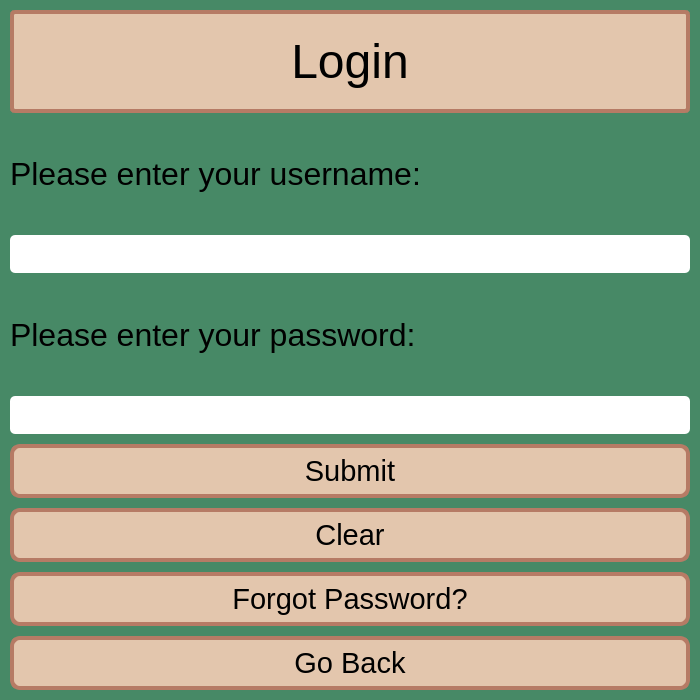
<?xml version="1.0" encoding="UTF-8"?>
<ui version="4.0">
 <class>LoginWindow</class>
 <widget class="QMainWindow" name="LoginWindow">
  <property name="geometry">
   <rect>
    <x>0</x>
    <y>0</y>
    <width>700</width>
    <height>700</height>
   </rect>
  </property>
  <property name="minimumSize">
   <size>
    <width>600</width>
    <height>600</height>
   </size>
  </property>
  <property name="windowTitle">
   <string>Login</string>
  </property>
  <property name="styleSheet">
   <string notr="true">QWidget {
	background-color: rgb(71, 137, 102);
}

#lblWindowTitle {
	background-color: rgb(227, 198, 173);
	border-width: 4px;
	border-radius: 10px;
	border-style: solid;
	border-color: rgb(182, 123, 101);
	min-width: 10em;
	padding: 6px;
	border-radius: 5px;
}

QLineEdit {
	background-color: rgb(255,255,255);
	border-radius: 5px
}

QPushButton {
	background-color: rgb(227, 198, 173);
	border-style: solid;
	border-width: 4px;
	border-radius: 10px;
	border-color: rgb(182, 123, 101);
	min-width: 10em;
	padding: 6px;
}

QPushButton:Hover {
	background-color: rgb(115, 167, 136);
	border-color: rgb(19, 94, 70);
}

QPushButton:pressed {
	background-color: rgb(125, 179, 147);
	border-color: rgb(19, 94, 70);
}</string>
  </property>
  <widget class="QWidget" name="centralwidget">
   <layout class="QVBoxLayout" name="verticalLayout">
    <property name="spacing">
     <number>10</number>
    </property>
    <property name="leftMargin">
     <number>10</number>
    </property>
    <property name="topMargin">
     <number>10</number>
    </property>
    <property name="rightMargin">
     <number>10</number>
    </property>
    <property name="bottomMargin">
     <number>10</number>
    </property>
    <item>
     <widget class="QLabel" name="lblWindowTitle">
      <property name="font">
       <font>
        <family>MS UI Gothic</family>
        <pointsize>36</pointsize>
       </font>
      </property>
      <property name="styleSheet">
       <string notr="true"/>
      </property>
      <property name="text">
       <string>Login</string>
      </property>
      <property name="scaledContents">
       <bool>false</bool>
      </property>
      <property name="alignment">
       <set>Qt::AlignCenter</set>
      </property>
      <property name="indent">
       <number>-3</number>
      </property>
     </widget>
    </item>
    <item>
     <widget class="QLabel" name="lblUsername">
      <property name="font">
       <font>
        <family>MS UI Gothic</family>
        <pointsize>24</pointsize>
       </font>
      </property>
      <property name="styleSheet">
       <string notr="true"/>
      </property>
      <property name="text">
       <string>Please enter your username:</string>
      </property>
      <property name="scaledContents">
       <bool>false</bool>
      </property>
      <property name="indent">
       <number>-3</number>
      </property>
     </widget>
    </item>
    <item>
     <widget class="QLineEdit" name="usernameInput">
      <property name="font">
       <font>
        <family>MS UI Gothic</family>
        <pointsize>24</pointsize>
       </font>
      </property>
     </widget>
    </item>
    <item>
     <widget class="QLabel" name="lblPassword">
      <property name="font">
       <font>
        <family>MS UI Gothic</family>
        <pointsize>24</pointsize>
       </font>
      </property>
      <property name="styleSheet">
       <string notr="true"/>
      </property>
      <property name="text">
       <string>Please enter your password:</string>
      </property>
      <property name="scaledContents">
       <bool>false</bool>
      </property>
      <property name="indent">
       <number>-3</number>
      </property>
     </widget>
    </item>
    <item>
     <widget class="QLineEdit" name="passInput">
      <property name="font">
       <font>
        <family>MS UI Gothic</family>
        <pointsize>24</pointsize>
       </font>
      </property>
      <property name="echoMode">
       <enum>QLineEdit::Password</enum>
      </property>
     </widget>
    </item>
    <item>
     <widget class="QPushButton" name="submitButton">
      <property name="font">
       <font>
        <family>MS UI Gothic</family>
        <pointsize>22</pointsize>
       </font>
      </property>
      <property name="cursor">
       <cursorShape>PointingHandCursor</cursorShape>
      </property>
      <property name="styleSheet">
       <string notr="true"/>
      </property>
      <property name="text">
       <string>Submit</string>
      </property>
     </widget>
    </item>
    <item>
     <widget class="QPushButton" name="clrButton">
      <property name="font">
       <font>
        <family>MS UI Gothic</family>
        <pointsize>22</pointsize>
       </font>
      </property>
      <property name="cursor">
       <cursorShape>PointingHandCursor</cursorShape>
      </property>
      <property name="text">
       <string>Clear</string>
      </property>
     </widget>
    </item>
    <item>
     <widget class="QPushButton" name="fPassButton">
      <property name="font">
       <font>
        <family>MS UI Gothic</family>
        <pointsize>22</pointsize>
       </font>
      </property>
      <property name="cursor">
       <cursorShape>PointingHandCursor</cursorShape>
      </property>
      <property name="text">
       <string>Forgot Password?</string>
      </property>
     </widget>
    </item>
    <item>
     <widget class="QPushButton" name="backButton">
      <property name="font">
       <font>
        <family>MS UI Gothic</family>
        <pointsize>22</pointsize>
       </font>
      </property>
      <property name="cursor">
       <cursorShape>PointingHandCursor</cursorShape>
      </property>
      <property name="text">
       <string>Go Back</string>
      </property>
     </widget>
    </item>
   </layout>
  </widget>
 </widget>
 <resources/>
 <connections/>
</ui>
